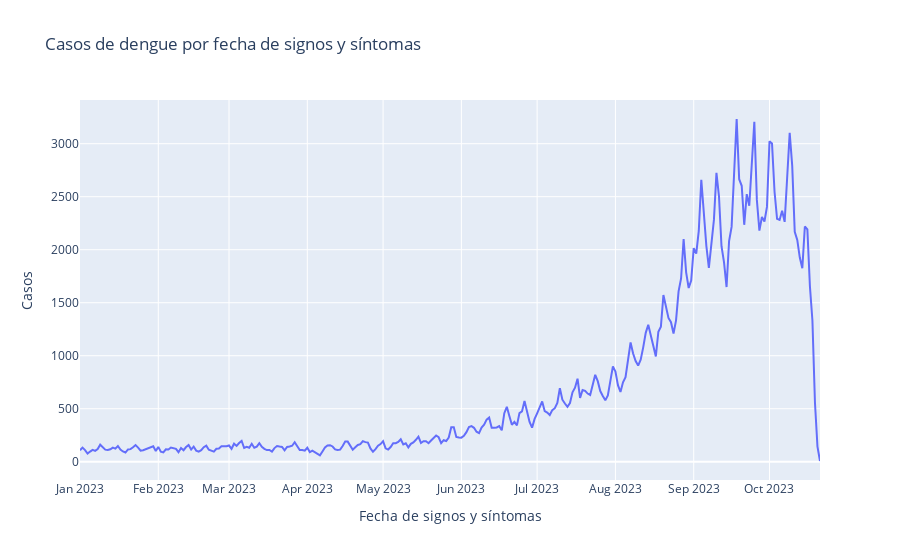

The cell this chart's notebook holds for it:
### Markdown cell above
Primero exploraremos a nivel nacional los casos de dengue, para tener una vista general de la situación de dengue en el 2023. Se observa que en el mes de septiembre hubo un repunte de casos, lo cual es de esperarse al estarse acabando la temporada de lluvias en México. Siendo la humedad un factor favorable para la reproducción de los mosquitos. Por otro lado, los mosquitos no toleran las bajas temperaturas, por consiguiente, los casos bajan en invierno.

### Code cell
# Hacemos un análisis de los datos a través de gráficas 
casos_por_fecha = df.groupby('FECHA_SIGN_SINTOMAS').size().reset_index(name='CASOS')
fig = px.line(casos_por_fecha, x='FECHA_SIGN_SINTOMAS', y='CASOS', title='Casos de dengue por fecha de signos y síntomas')
fig.update_layout(xaxis_title='Fecha de signos y síntomas', yaxis_title='Casos')
fig.show()

### Figure 1 — Plotly figure (JSON) as saved in the notebook; plotly's stock layout.template omitted (floating-point values rounded to 4 significant figures; data arrays with more than 128 entries replaced by an {"elided": "..."} marker saying what was removed)
{"data": [{"hovertemplate": "FECHA_SIGN_SINTOMAS=%{x}<br>CASOS=%{y}<extra></extra>", "legendgroup": "", "line": {"color": "#636efa", "dash": "solid"}, "marker": {"symbol": "circle"}, "mode": "lines", "name": "", "orientation": "v", "showlegend": false, "type": "scatter", "x": {"elided": "294 str values"}, "xaxis": "x", "y": {"elided": "294 int values"}, "yaxis": "y"}], "layout": {"legend": {"tracegroupgap": 0}, "title": {"text": "Casos de dengue por fecha de signos y síntomas"}, "xaxis": {"anchor": "y", "domain": [0, 1], "title": {"text": "Fecha de signos y síntomas"}}, "yaxis": {"anchor": "x", "domain": [0, 1], "title": {"text": "Casos"}}}}
